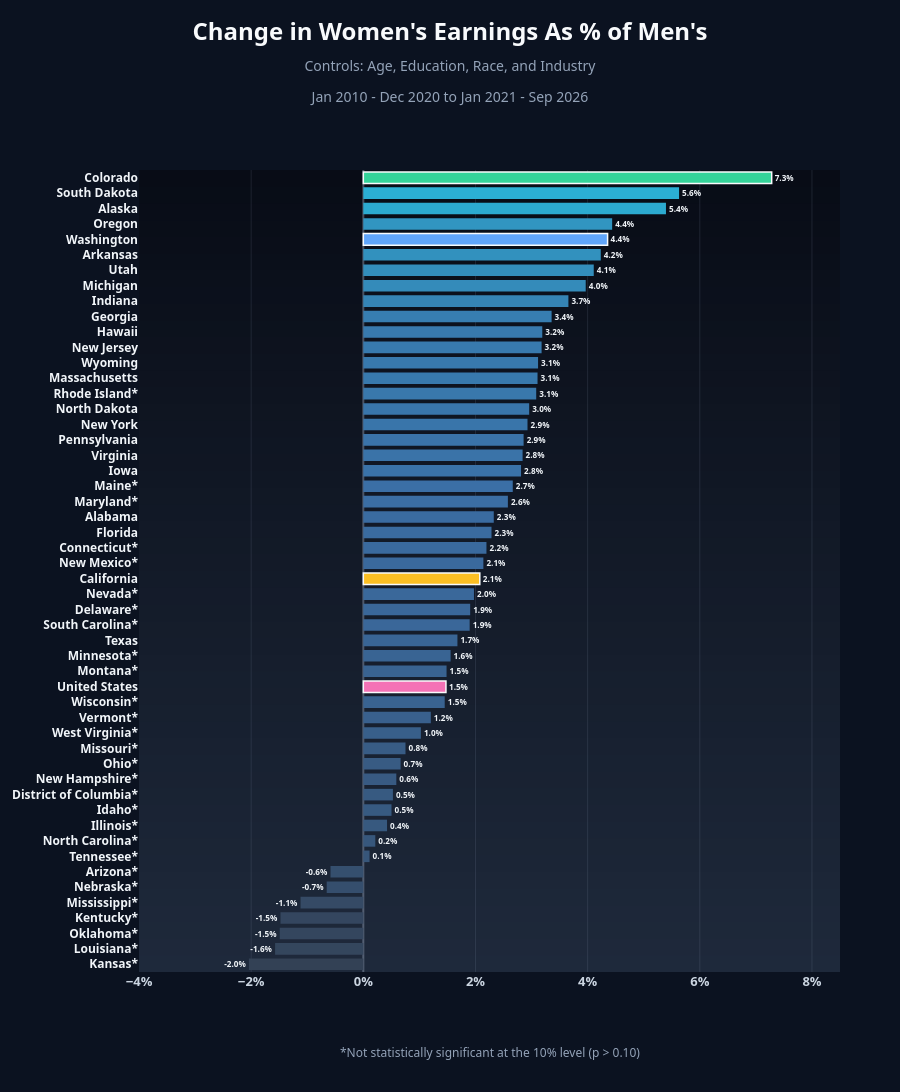

The notebook cell saved with this chart:
### Code cell
fig = plot_state_bars(ranking_ind, 'ratio_change', 'interaction_pval', "Change in Women's Earnings As % of Men's",
                      "Age, Education, Race, and Industry", f"{PRE_PERIOD} to {POST_PERIOD}", [-0.04, 0.085], save_as="states_change_industry")

### Figure 1 — Plotly figure (JSON) as saved in the notebook; plotly's stock layout.template omitted (floating-point values rounded to 4 significant figures)
{"data": [{"cliponaxis": false, "hovertemplate": "%{y}: %{text}<extra></extra>", "marker": {"color": ["rgb(51, 65, 85)", "rgb(52, 70, 93)", "rgb(52, 70, 94)", "rgb(52, 70, 95)", "rgb(53, 74, 101)", "rgb(53, 78, 109)", "rgb(53, 79, 110)", "rgb(55, 86, 122)", "rgb(55, 87, 124)", "rgb(55, 89, 127)", "rgb(55, 90, 129)", "rgb(55, 90, 129)", "rgb(56, 90, 130)", "rgb(56, 91, 131)", "rgb(56, 92, 133)", "rgb(56, 95, 138)", "rgb(57, 96, 141)", "rgb(57, 99, 145)", "#f472b6", "rgb(57, 99, 145)", "rgb(57, 100, 147)", "rgb(57, 101, 149)", "rgb(58, 103, 153)", "rgb(58, 103, 153)", "rgb(58, 104, 154)", "#fbbf24", "rgb(58, 105, 157)", "rgb(58, 106, 158)", "rgb(58, 107, 159)", "rgb(58, 107, 160)", "rgb(59, 110, 164)", "rgb(59, 111, 166)", "rgb(58, 114, 168)", "rgb(58, 115, 168)", "rgb(58, 115, 169)", "rgb(57, 117, 170)", "rgb(57, 117, 170)", "rgb(57, 120, 172)", "rgb(56, 121, 173)", "rgb(56, 121, 173)", "rgb(56, 122, 174)", "rgb(56, 122, 174)", "rgb(55, 126, 177)", "rgb(53, 132, 181)", "rgb(52, 139, 186)", "rgb(51, 142, 188)", "rgb(50, 145, 190)", "#60a5fa", "rgb(49, 149, 193)", "rgb(44, 170, 208)", "rgb(43, 175, 212)", "#34d399"], "line": {"color": ["rgba(0,0,0,0)", "rgba(0,0,0,0)", "rgba(0,0,0,0)", "rgba(0,0,0,0)", "rgba(0,0,0,0)", "rgba(0,0,0,0)", "rgba(0,0,0,0)", "rgba(0,0,0,0)", "rgba(0,0,0,0)", "rgba(0,0,0,0)", "rgba(0,0,0,0)", "rgba(0,0,0,0)", "rgba(0,0,0,0)", "rgba(0,0,0,0)", "rgba(0,0,0,0)", "rgba(0,0,0,0)", "rgba(0,0,0,0)", "rgba(0,0,0,0)", "#f8fafc", "rgba(0,0,0,0)", "rgba(0,0,0,0)", "rgba(0,0,0,0)", "rgba(0,0,0,0)", "rgba(0,0,0,0)", "rgba(0,0,0,0)", "#f8fafc", "rgba(0,0,0,0)", "rgba(0,0,0,0)", "rgba(0,0,0,0)", "rgba(0,0,0,0)", "rgba(0,0,0,0)", "rgba(0,0,0,0)", "rgba(0,0,0,0)", "rgba(0,0,0,0)", "rgba(0,0,0,0)", "rgba(0,0,0,0)", "rgba(0,0,0,0)", "rgba(0,0,0,0)", "rgba(0,0,0,0)", "rgba(0,0,0,0)", "rgba(0,0,0,0)", "rgba(0,0,0,0)", "rgba(0,0,0,0)", "rgba(0,0,0,0)", "rgba(0,0,0,0)", "rgba(0,0,0,0)", "rgba(0,0,0,0)", "#f8fafc", "rgba(0,0,0,0)", "rgba(0,0,0,0)", "rgba(0,0,0,0)", "#f8fafc"], "width": 1.5}}, "orientation": "h", "text": ["<b>-2.0%</b>", "<b>-1.6%</b>", "<b>-1.5%</b>", "<b>-1.5%</b>", "<b>-1.1%</b>", "<b>-0.7%</b>", "<b>-0.6%</b>", "<b>0.1%</b>", "<b>0.2%</b>", "<b>0.4%</b>", "<b>0.5%</b>", "<b>0.5%</b>", "<b>0.6%</b>", "<b>0.7%</b>", "<b>0.8%</b>", "<b>1.0%</b>", "<b>1.2%</b>", "<b>1.5%</b>", "<b>1.5%</b>", "<b>1.5%</b>", "<b>1.6%</b>", "<b>1.7%</b>", "<b>1.9%</b>", "<b>1.9%</b>", "<b>2.0%</b>", "<b>2.1%</b>", "<b>2.1%</b>", "<b>2.2%</b>", "<b>2.3%</b>", "<b>2.3%</b>", "<b>2.6%</b>", "<b>2.7%</b>", "<b>2.8%</b>", "<b>2.8%</b>", "<b>2.9%</b>", "<b>2.9%</b>", "<b>3.0%</b>", "<b>3.1%</b>", "<b>3.1%</b>", "<b>3.1%</b>", "<b>3.2%</b>", "<b>3.2%</b>", "<b>3.4%</b>", "<b>3.7%</b>", "<b>4.0%</b>", "<b>4.1%</b>", "<b>4.2%</b>", "<b>4.4%</b>", "<b>4.4%</b>", "<b>5.4%</b>", "<b>5.6%</b>", "<b>7.3%</b>"], "textfont": {"color": "#f1f5f9", "size": 12}, "textposition": "outside", "type": "bar", "x": [-0.0204, -0.01573, -0.0149, -0.01477, -0.01119, -0.006529, -0.005852, 0.00111, 0.002137, 0.00423, 0.005027, 0.005278, 0.005887, 0.006647, 0.007524, 0.01026, 0.01204, 0.01452, 0.01473, 0.01484, 0.01556, 0.01678, 0.01896, 0.01905, 0.01973, 0.02077, 0.02141, 0.02196, 0.02286, 0.02326, 0.02578, 0.02665, 0.02813, 0.0284, 0.02858, 0.02928, 0.02958, 0.03083, 0.03107, 0.03116, 0.03179, 0.03191, 0.03357, 0.03657, 0.03966, 0.04109, 0.04234, 0.04356, 0.04437, 0.05397, 0.0563, 0.07282], "y": ["<b>Kansas*</b>", "<b>Louisiana*</b>", "<b>Oklahoma*</b>", "<b>Kentucky*</b>", "<b>Mississippi*</b>", "<b>Nebraska*</b>", "<b>Arizona*</b>", "<b>Tennessee*</b>", "<b>North Carolina*</b>", "<b>Illinois*</b>", "<b>Idaho*</b>", "<b>District of Columbia*</b>", "<b>New Hampshire*</b>", "<b>Ohio*</b>", "<b>Missouri*</b>", "<b>West Virginia*</b>", "<b>Vermont*</b>", "<b>Wisconsin*</b>", "<b>United States</b>", "<b>Montana*</b>", "<b>Minnesota*</b>", "<b>Texas</b>", "<b>South Carolina*</b>", "<b>Delaware*</b>", "<b>Nevada*</b>", "<b>California</b>", "<b>New Mexico*</b>", "<b>Connecticut*</b>", "<b>Florida</b>", "<b>Alabama</b>", "<b>Maryland*</b>", "<b>Maine*</b>", "<b>Iowa</b>", "<b>Virginia</b>", "<b>Pennsylvania</b>", "<b>New York</b>", "<b>North Dakota</b>", "<b>Rhode Island*</b>", "<b>Massachusetts</b>", "<b>Wyoming</b>", "<b>New Jersey</b>", "<b>Hawaii</b>", "<b>Georgia</b>", "<b>Indiana</b>", "<b>Michigan</b>", "<b>Utah</b>", "<b>Arkansas</b>", "<b>Washington</b>", "<b>Oregon</b>", "<b>Alaska</b>", "<b>South Dakota</b>", "<b>Colorado</b>"]}], "layout": {"annotations": [{"font": {"color": "#94a3b8", "size": 12}, "showarrow": false, "text": "*Not statistically significant at the 10% level (p > 0.10)", "x": 0.5, "xref": "paper", "y": 0, "yanchor": "top", "yref": "paper", "yshift": -70}], "bargap": 0.25, "font": {"color": "#cbd5e1", "family": "Bahnschrift, 'Segoe UI Variable Display', 'Segoe UI', Helvetica, Arial, sans-serif"}, "height": 1404, "margin": {"b": 120, "l": 20, "r": 60, "t": 170}, "paper_bgcolor": "#0b1220", "plot_bgcolor": "rgba(0,0,0,0)", "shapes": [{"fillcolor": "rgb(8, 12, 22)", "layer": "below", "line": {"width": 0}, "type": "rect", "x0": 0, "x1": 1, "xref": "paper", "y0": 0, "y1": 1, "yref": "paper"}, {"fillcolor": "rgb(8, 13, 23)", "layer": "below", "line": {"width": 0}, "type": "rect", "x0": 0, "x1": 1, "xref": "paper", "y0": 0, "y1": 0.9792, "yref": "paper"}, {"fillcolor": "rgb(9, 13, 24)", "layer": "below", "line": {"width": 0}, "type": "rect", "x0": 0, "x1": 1, "xref": "paper", "y0": 0, "y1": 0.9583, "yref": "paper"}, {"fillcolor": "rgb(9, 14, 24)", "layer": "below", "line": {"width": 0}, "type": "rect", "x0": 0, "x1": 1, "xref": "paper", "y0": 0, "y1": 0.9375, "yref": "paper"}, {"fillcolor": "rgb(10, 14, 25)", "layer": "below", "line": {"width": 0}, "type": "rect", "x0": 0, "x1": 1, "xref": "paper", "y0": 0, "y1": 0.9167, "yref": "paper"}, {"fillcolor": "rgb(10, 15, 26)", "layer": "below", "line": {"width": 0}, "type": "rect", "x0": 0, "x1": 1, "xref": "paper", "y0": 0, "y1": 0.8958, "yref": "paper"}, {"fillcolor": "rgb(11, 16, 27)", "layer": "below", "line": {"width": 0}, "type": "rect", "x0": 0, "x1": 1, "xref": "paper", "y0": 0, "y1": 0.875, "yref": "paper"}, {"fillcolor": "rgb(11, 16, 28)", "layer": "below", "line": {"width": 0}, "type": "rect", "x0": 0, "x1": 1, "xref": "paper", "y0": 0, "y1": 0.8542, "yref": "paper"}, {"fillcolor": "rgb(12, 17, 28)", "layer": "below", "line": {"width": 0}, "type": "rect", "x0": 0, "x1": 1, "xref": "paper", "y0": 0, "y1": 0.8333, "yref": "paper"}, {"fillcolor": "rgb(12, 18, 29)", "layer": "below", "line": {"width": 0}, "type": "rect", "x0": 0, "x1": 1, "xref": "paper", "y0": 0, "y1": 0.8125, "yref": "paper"}, {"fillcolor": "rgb(13, 18, 30)", "layer": "below", "line": {"width": 0}, "type": "rect", "x0": 0, "x1": 1, "xref": "paper", "y0": 0, "y1": 0.7917, "yref": "paper"}, {"fillcolor": "rgb(13, 19, 31)", "layer": "below", "line": {"width": 0}, "type": "rect", "x0": 0, "x1": 1, "xref": "paper", "y0": 0, "y1": 0.7708, "yref": "paper"}, {"fillcolor": "rgb(14, 19, 31)", "layer": "below", "line": {"width": 0}, "type": "rect", "x0": 0, "x1": 1, "xref": "paper", "y0": 0, "y1": 0.75, "yref": "paper"}, {"fillcolor": "rgb(14, 20, 32)", "layer": "below", "line": {"width": 0}, "type": "rect", "x0": 0, "x1": 1, "xref": "paper", "y0": 0, "y1": 0.7292, "yref": "paper"}, {"fillcolor": "rgb(15, 21, 33)", "layer": "below", "line": {"width": 0}, "type": "rect", "x0": 0, "x1": 1, "xref": "paper", "y0": 0, "y1": 0.7083, "yref": "paper"}, {"fillcolor": "rgb(15, 21, 34)", "layer": "below", "line": {"width": 0}, "type": "rect", "x0": 0, "x1": 1, "xref": "paper", "y0": 0, "y1": 0.6875, "yref": "paper"}, {"fillcolor": "rgb(15, 22, 35)", "layer": "below", "line": {"width": 0}, "type": "rect", "x0": 0, "x1": 1, "xref": "paper", "y0": 0, "y1": 0.6667, "yref": "paper"}, {"fillcolor": "rgb(16, 22, 35)", "layer": "below", "line": {"width": 0}, "type": "rect", "x0": 0, "x1": 1, "xref": "paper", "y0": 0, "y1": 0.6458, "yref": "paper"}, {"fillcolor": "rgb(16, 23, 36)", "layer": "below", "line": {"width": 0}, "type": "rect", "x0": 0, "x1": 1, "xref": "paper", "y0": 0, "y1": 0.625, "yref": "paper"}, {"fillcolor": "rgb(17, 24, 37)", "layer": "below", "line": {"width": 0}, "type": "rect", "x0": 0, "x1": 1, "xref": "paper", "y0": 0, "y1": 0.6042, "yref": "paper"}, {"fillcolor": "rgb(17, 24, 38)", "layer": "below", "line": {"width": 0}, "type": "rect", "x0": 0, "x1": 1, "xref": "paper", "y0": 0, "y1": 0.5833, "yref": "paper"}, {"fillcolor": "rgb(18, 25, 39)", "layer": "below", "line": {"width": 0}, "type": "rect", "x0": 0, "x1": 1, "xref": "paper", "y0": 0, "y1": 0.5625, "yref": "paper"}, {"fillcolor": "rgb(18, 26, 39)", "layer": "below", "line": {"width": 0}, "type": "rect", "x0": 0, "x1": 1, "xref": "paper", "y0": 0, "y1": 0.5417, "yref": "paper"}, {"fillcolor": "rgb(19, 26, 40)", "layer": "below", "line": {"width": 0}, "type": "rect", "x0": 0, "x1": 1, "xref": "paper", "y0": 0, "y1": 0.5208, "yref": "paper"}, {"fillcolor": "rgb(19, 27, 41)", "layer": "below", "line": {"width": 0}, "type": "rect", "x0": 0, "x1": 1, "xref": "paper", "y0": 0, "y1": 0.5, "yref": "paper"}, {"fillcolor": "rgb(20, 27, 42)", "layer": "below", "line": {"width": 0}, "type": "rect", "x0": 0, "x1": 1, "xref": "paper", "y0": 0, "y1": 0.4792, "yref": "paper"}, {"fillcolor": "rgb(20, 28, 42)", "layer": "below", "line": {"width": 0}, "type": "rect", "x0": 0, "x1": 1, "xref": "paper", "y0": 0, "y1": 0.4583, "yref": "paper"}, {"fillcolor": "rgb(21, 29, 43)", "layer": "below", "line": {"width": 0}, "type": "rect", "x0": 0, "x1": 1, "xref": "paper", "y0": 0, "y1": 0.4375, "yref": "paper"}, {"fillcolor": "rgb(21, 29, 44)", "layer": "below", "line": {"width": 0}, "type": "rect", "x0": 0, "x1": 1, "xref": "paper", "y0": 0, "y1": 0.4167, "yref": "paper"}, {"fillcolor": "rgb(22, 30, 45)", "layer": "below", "line": {"width": 0}, "type": "rect", "x0": 0, "x1": 1, "xref": "paper", "y0": 0, "y1": 0.3958, "yref": "paper"}, {"fillcolor": "rgb(22, 31, 46)", "layer": "below", "line": {"width": 0}, "type": "rect", "x0": 0, "x1": 1, "xref": "paper", "y0": 0, "y1": 0.375, "yref": "paper"}, {"fillcolor": "rgb(23, 31, 46)", "layer": "below", "line": {"width": 0}, "type": "rect", "x0": 0, "x1": 1, "xref": "paper", "y0": 0, "y1": 0.3542, "yref": "paper"}, {"fillcolor": "rgb(23, 32, 47)", "layer": "below", "line": {"width": 0}, "type": "rect", "x0": 0, "x1": 1, "xref": "paper", "y0": 0, "y1": 0.3333, "yref": "paper"}, {"fillcolor": "rgb(23, 32, 48)", "layer": "below", "line": {"width": 0}, "type": "rect", "x0": 0, "x1": 1, "xref": "paper", "y0": 0, "y1": 0.3125, "yref": "paper"}, {"fillcolor": "rgb(24, 33, 49)", "layer": "below", "line": {"width": 0}, "type": "rect", "x0": 0, "x1": 1, "xref": "paper", "y0": 0, "y1": 0.2917, "yref": "paper"}, {"fillcolor": "rgb(24, 34, 50)", "layer": "below", "line": {"width": 0}, "type": "rect", "x0": 0, "x1": 1, "xref": "paper", "y0": 0, "y1": 0.2708, "yref": "paper"}, {"fillcolor": "rgb(25, 34, 50)", "layer": "below", "line": {"width": 0}, "type": "rect", "x0": 0, "x1": 1, "xref": "paper", "y0": 0, "y1": 0.25, "yref": "paper"}, {"fillcolor": "rgb(25, 35, 51)", "layer": "below", "line": {"width": 0}, "type": "rect", "x0": 0, "x1": 1, "xref": "paper", "y0": 0, "y1": 0.2292, "yref": "paper"}, {"fillcolor": "rgb(26, 35, 52)", "layer": "below", "line": {"width": 0}, "type": "rect", "x0": 0, "x1": 1, "xref": "paper", "y0": 0, "y1": 0.2083, "yref": "paper"}, {"fillcolor": "rgb(26, 36, 53)", "layer": "below", "line": {"width": 0}, "type": "rect", "x0": 0, "x1": 1, "xref": "paper", "y0": 0, "y1": 0.1875, "yref": "paper"}, {"fillcolor": "rgb(27, 37, 53)", "layer": "below", "line": {"width": 0}, "type": "rect", "x0": 0, "x1": 1, "xref": "paper", "y0": 0, "y1": 0.1667, "yref": "paper"}, {"fillcolor": "rgb(27, 37, 54)", "layer": "below", "line": {"width": 0}, "type": "rect", "x0": 0, "x1": 1, "xref": "paper", "y0": 0, "y1": 0.1458, "yref": "paper"}, {"fillcolor": "rgb(28, 38, 55)", "layer": "below", "line": {"width": 0}, "type": "rect", "x0": 0, "x1": 1, "xref": "paper", "y0": 0, "y1": 0.125, "yref": "paper"}, {"fillcolor": "rgb(28, 39, 56)", "layer": "below", "line": {"width": 0}, "type": "rect", "x0": 0, "x1": 1, "xref": "paper", "y0": 0, "y1": 0.1042, "yref": "paper"}, {"fillcolor": "rgb(29, 39, 57)", "layer": "below", "line": {"width": 0}, "type": "rect", "x0": 0, "x1": 1, "xref": "paper", "y0": 0, "y1": 0.08333, "yref": "paper"}, {"fillcolor": "rgb(29, 40, 57)", "layer": "below", "line": {"width": 0}, "type": "rect", "x0": 0, "x1": 1, "xref": "paper", "y0": 0, "y1": 0.0625, "yref": "paper"}, {"fillcolor": "rgb(30, 40, 58)", "layer": "below", "line": {"width": 0}, "type": "rect", "x0": 0, "x1": 1, "xref": "paper", "y0": 0, "y1": 0.04167, "yref": "paper"}, {"fillcolor": "rgb(30, 41, 59)", "layer": "below", "line": {"width": 0}, "type": "rect", "x0": 0, "x1": 1, "xref": "paper", "y0": 0, "y1": 0.02083, "yref": "paper"}], "title": {"font": {"color": "#f8fafc", "size": 24}, "pad": {"t": 40}, "text": "<b>Change in Women's Earnings As % of Men's</b><br><span style='font-size:14px;color:#94a3b8'>Controls: Age, Education, Race, and Industry<br>Jan 2010 - Dec 2020 to Jan 2021 - Sep 2026</span>", "x": 0.5, "xanchor": "center", "y": 1, "yanchor": "top"}, "xaxis": {"dtick": 0.02, "gridcolor": "rgba(148,163,184,0.15)", "range": [-0.04, 0.085], "showgrid": true, "showline": false, "tickangle": 0, "tickfont": {"color": "#cbd5e1", "size": 13, "weight": "bold"}, "tickformat": ".0%", "zeroline": true, "zerolinecolor": "rgba(148,163,184,0.45)"}, "yaxis": {"automargin": true, "dtick": 1, "showgrid": false, "showline": false, "tickfont": {"color": "#f1f5f9", "size": 12}, "type": "category"}}}
